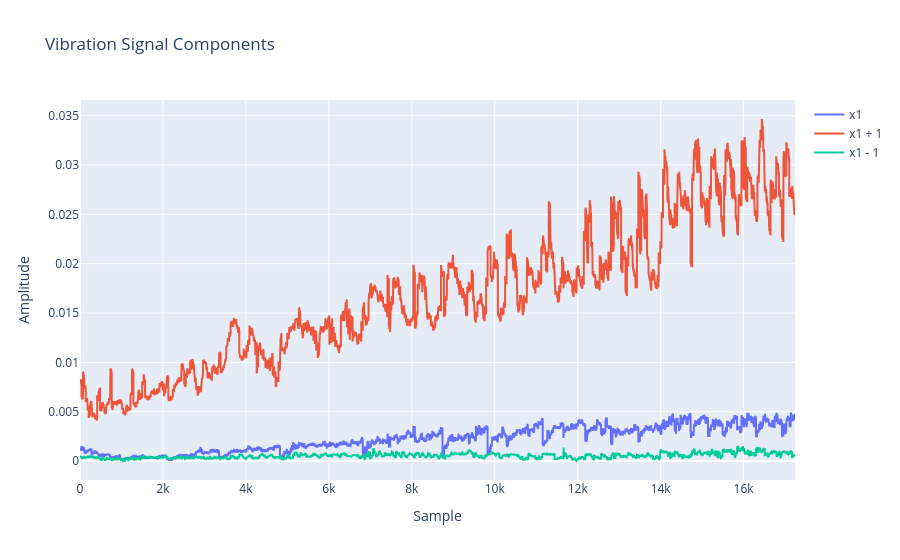

The notebook cell this image was saved under:
### Code cell
x1 = np.array([x for x in nominal["vib1"]])[:, 18]
x12 = np.array([x for x in nominal["vib1"]])[:, 19]
x13 = np.array([x for x in nominal["vib1"]])[:, 17]

fig = go.Figure()
fig.add_trace(go.Scatter(y=x1, mode="lines", name="x1"))
fig.add_trace(go.Scatter(y=x12, mode="lines", name="x1 + 1"))
fig.add_trace(go.Scatter(y=x13, mode="lines", name="x1 - 1"))
fig.update_layout(
    title="1 x GMFO and closest sidebands",
    xaxis_title="Sample",
    yaxis_title="Amplitude",
)
fig.show()

### Figure 1 — Plotly figure (JSON) as saved in the notebook; plotly's stock layout.template omitted (floating-point values rounded to 4 significant figures; data arrays with more than 128 entries replaced by an {"elided": "..."} marker saying what was removed)
{"data": [{"mode": "lines", "name": "x1", "type": "scatter", "y": {"elided": "17240 float values"}}, {"mode": "lines", "name": "x1 + 1", "type": "scatter", "y": {"elided": "17240 float values"}}, {"mode": "lines", "name": "x1 - 1", "type": "scatter", "y": {"elided": "17240 float values"}}], "layout": {"title": {"text": "Vibration Signal Components"}, "xaxis": {"title": {"text": "Sample"}}, "yaxis": {"title": {"text": "Amplitude"}}}}
